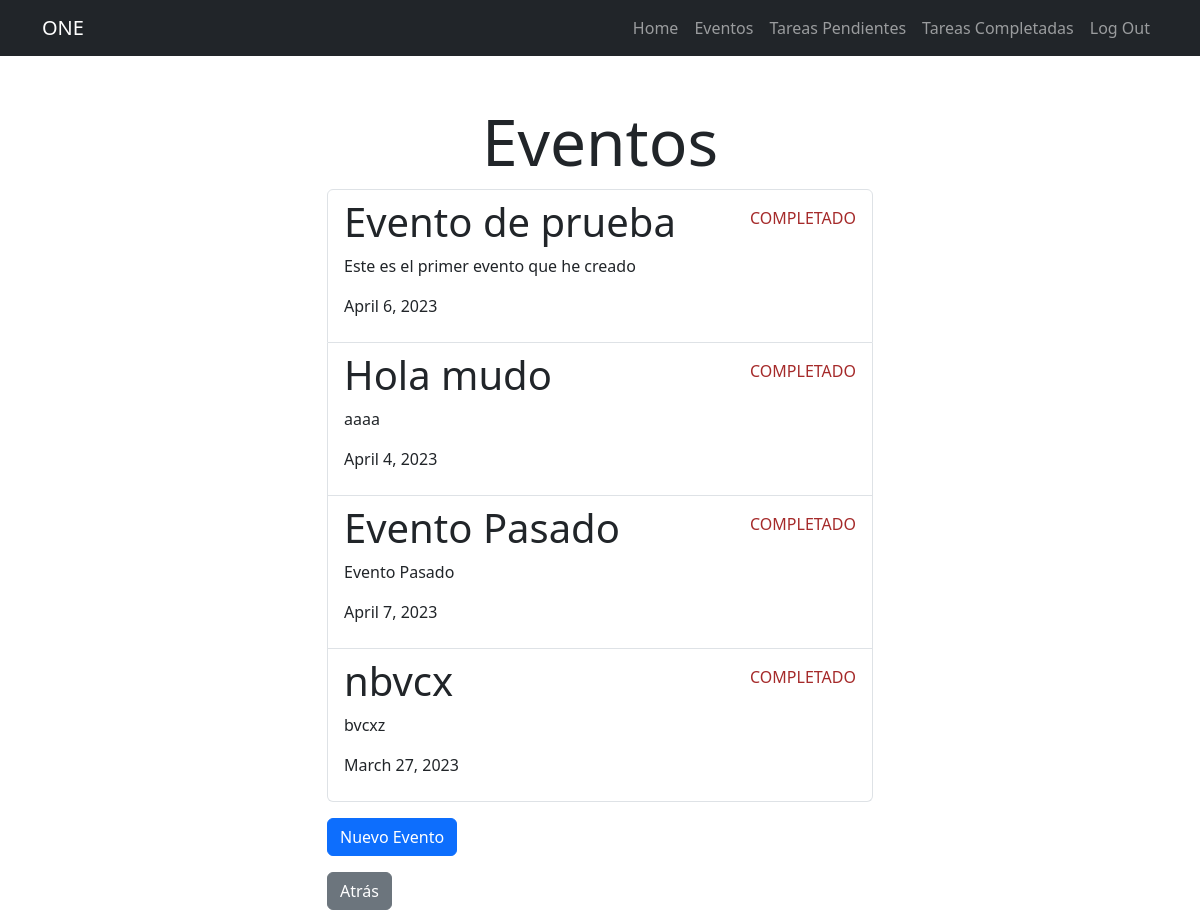
Page /eventos-completos/ (signed in) on the committed database.
### event/models.py (models this page shows, shortened)
class Evento(models.Model):
    nombre = models.CharField(max_length=80)
    descripcion = models.TextField(blank=True)
    fechaCreacion = models.DateTimeField(auto_now_add=True)
    fecha= models.DateField(null = True, blank = True)
    ubicacion = models.CharField(max_length=200)
    user = models.ForeignKey(User, on_delete=models.CASCADE)

### event/views.py (the view)
# urls.py: path('eventos-completos/', eventos_completados, name= 'eventos_completados'),
@login_required
def eventos_completados(request):
    eventos = Evento.objects.filter(user=request.user, fecha__lt = date.today())
    return render(request, 'eventos.html', {'eventos': eventos, 'date': date.today()})

### event/templates/eventos.html (shortened to what this page needs)
{% extends 'base.html' %}
{% block content%}
<main class="container">
    <div class="row">
        <div class="col-md-6 offset-md-3">
            <h1 class="mt-5 text-center display-3">Eventos</h1>
            <ul class="list-group">
                {% for evento in eventos %}
                <a href="{% url 'evento_detail' evento.id %}" class="list-group-item">
                    <header class="d-flex justify-content-between">
                        <h1 class="fw-bold-3"> {{evento.nombre}}</h1>
                        {% if evento.fecha < date.today %}
                            <p class="mt-2" style="color: brown;">COMPLETADO</p>
                        {% else %}
                            <p class="mt-2"> {{evento.fecha}} </p>
                        {% endif %}
                    </header>
                    <p> {{evento.descripcion}} </p>
                    <p> {{evento.fecha}} </p>
                </a>
                {% endfor %}
            </ul>
            <form action="{% url 'evento_crear' %}"  method="POST">
                <button class="btn btn-primary mt-3">Nuevo Evento</button>
            </form>
            {% if '/eventos/' not in request.path %}
                <form action="{% url 'eventos' %}"  method="POST">
                    <button class="btn btn-secondary mt-3" >Atrás</button>
                </form>
            {% endif %}
        </div>
    </div>
</main>
{% endblock %}

### rows in the picture
Evento: nombre "Evento de prueba", shows "COMPLETADO", descripcion "Este es el primer evento que he creado", fecha "April 6, 2023"
Evento: nombre "Hola mudo", shows "COMPLETADO", descripcion "aaaa", fecha "April 4, 2023"
Evento: nombre "Evento Pasado", shows "COMPLETADO", descripcion "Evento Pasado", fecha "April 7, 2023"
Evento: nombre "nbvcx", shows "COMPLETADO", descripcion "bvcxz", fecha "March 27, 2023"
